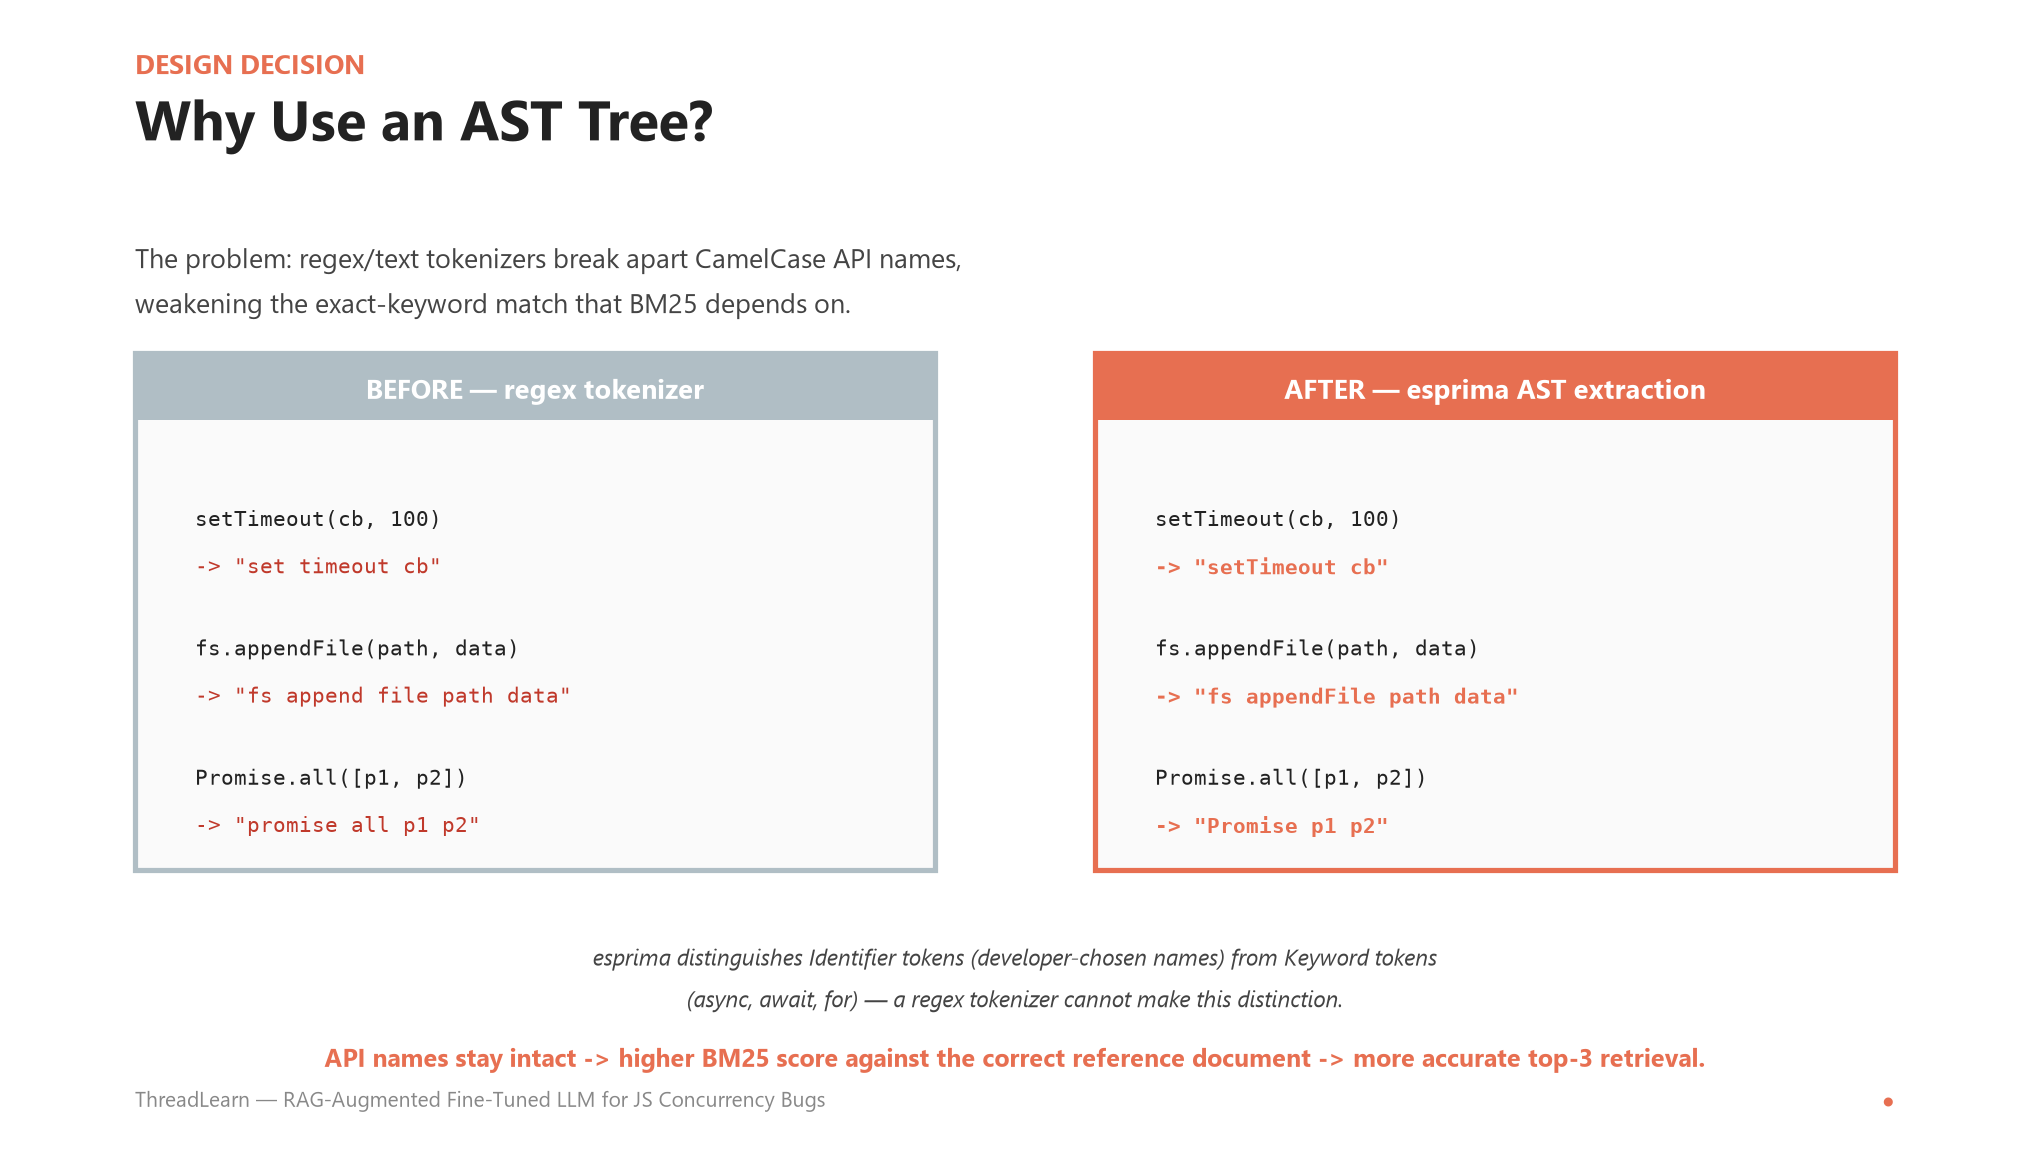

Write Python code to recreate this figure.
#!/usr/bin/env python3
"""Slide 19: Why use an AST tree?"""
import matplotlib.pyplot as plt
import os, sys
sys.path.insert(0, os.path.dirname(os.path.abspath(__file__)))
from _slide_style import OURS, GPT, FT, BASELINE, INK, MUTED, CARD_BG, SLIDE_W, SLIDE_H, apply_rc, title_block, footer

OUTPUT_DIR = os.path.dirname(os.path.abspath(__file__))
apply_rc()

fig = plt.figure(figsize=(SLIDE_W, SLIDE_H))
ax = fig.add_axes([0, 0, 1, 1])
ax.axis("off")

title_block(fig, "Design Decision", "Why Use an AST Tree?")

fig.text(0.06, 0.775, "The problem: regex/text tokenizers break apart CamelCase API names,",
          fontsize=13, color="#444", ha="left")
fig.text(0.06, 0.735, "weakening the exact-keyword match that BM25 depends on.",
          fontsize=13, color="#444", ha="left")

# before/after comparison cards
card_w, card_h = 0.40, 0.46
y0 = 0.24

# BEFORE card
xb = 0.06
ax.add_patch(plt.Rectangle((xb, y0), card_w, card_h, facecolor=CARD_BG,
                            edgecolor=BASELINE, linewidth=2.5, transform=ax.transAxes, zorder=2))
ax.add_patch(plt.Rectangle((xb, y0 + card_h - 0.06), card_w, 0.06, facecolor=BASELINE,
                            transform=ax.transAxes, zorder=3))
fig.text(xb + card_w/2, y0 + card_h - 0.035, "BEFORE — regex tokenizer", fontsize=13, fontweight="bold",
          color="white", ha="center", va="center")

before_rows = [
    ("setTimeout(cb, 100)", "set timeout cb"),
    ("fs.appendFile(path, data)", "fs append file path data"),
    ("Promise.all([p1, p2])", "promise all p1 p2"),
]
for i, (code, tok) in enumerate(before_rows):
    y = y0 + card_h - 0.14 - i * 0.115
    fig.text(xb + 0.03, y, code, fontsize=10, color=INK, ha="left", va="top", family="monospace")
    fig.text(xb + 0.03, y - 0.042, f'-> "{tok}"', fontsize=10, color="#c0392b", ha="left", va="top", family="monospace")

# AFTER card
xa = 0.54
ax.add_patch(plt.Rectangle((xa, y0), card_w, card_h, facecolor=CARD_BG,
                            edgecolor=OURS, linewidth=2.5, transform=ax.transAxes, zorder=2))
ax.add_patch(plt.Rectangle((xa, y0 + card_h - 0.06), card_w, 0.06, facecolor=OURS,
                            transform=ax.transAxes, zorder=3))
fig.text(xa + card_w/2, y0 + card_h - 0.035, "AFTER — esprima AST extraction", fontsize=13, fontweight="bold",
          color="white", ha="center", va="center")

after_rows = [
    ("setTimeout(cb, 100)", "setTimeout cb"),
    ("fs.appendFile(path, data)", "fs appendFile path data"),
    ("Promise.all([p1, p2])", "Promise p1 p2"),
]
for i, (code, tok) in enumerate(after_rows):
    y = y0 + card_h - 0.14 - i * 0.115
    fig.text(xa + 0.03, y, code, fontsize=10, color=INK, ha="left", va="top", family="monospace")
    fig.text(xa + 0.03, y - 0.042, f'-> "{tok}"', fontsize=10, fontweight="bold", color=OURS, ha="left", va="top", family="monospace")

fig.text(0.5, 0.155, "esprima distinguishes Identifier tokens (developer-chosen names) from Keyword tokens",
          fontsize=11, color="#444", ha="center", style="italic")
fig.text(0.5, 0.118, "(async, await, for) — a regex tokenizer cannot make this distinction.",
          fontsize=11, color="#444", ha="center", style="italic")
fig.text(0.5, 0.065, "API names stay intact -> higher BM25 score against the correct reference document -> more accurate top-3 retrieval.",
          fontsize=12, fontweight="bold", color=OURS, ha="center")

footer(fig)
fig.savefig(os.path.join(OUTPUT_DIR, "slide_19_why_ast.png"))
print("Saved: slide_19_why_ast.png")
